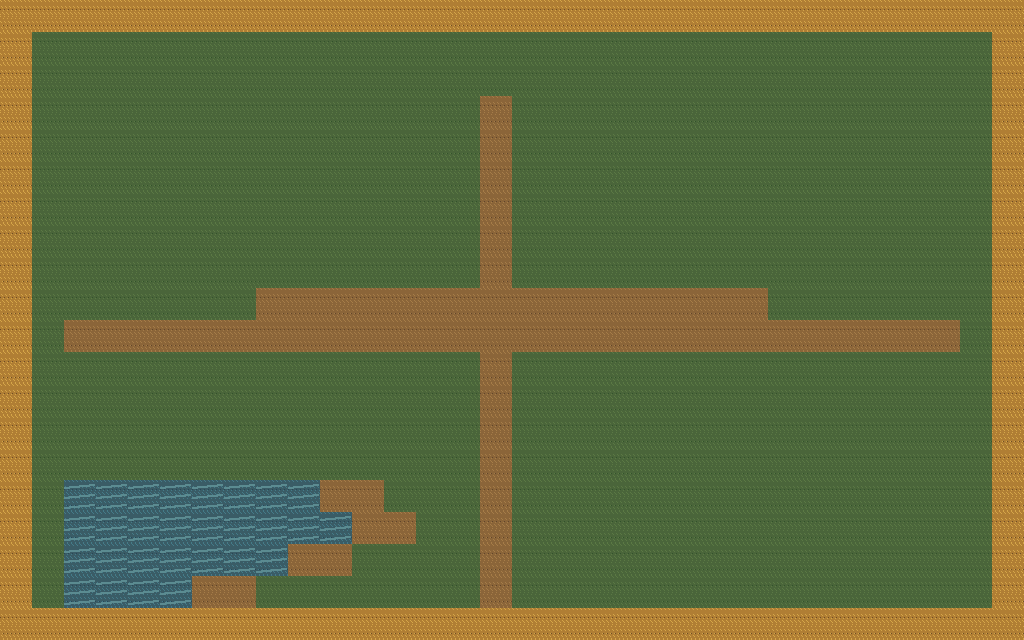

Below is a game level as drawn by its tile map, then a one-line description and the .tmx file that defines it, in full:
An orthogonal 32x20 tile map with 32x32 px tiles, 1 tile layer (terrain) and 13 objects (from_square, from_wilds_riverbank, 药师, 河桥提示, 回广场, ...).

<map version="1.10" tiledversion="1.10.2" orientation="orthogonal" renderorder="right-down" width="32" height="20" tilewidth="32" tileheight="32" infinite="0" nextlayerid="10" nextobjectid="15">
  <properties>
    <property name="areaName" value="裂隙村河岸" />
    <property name="assetId" value="tileset.chapter1_village" />
  </properties>
  <tileset firstgid="1" name="chapter1_village_tileset" tilewidth="32" tileheight="32" tilecount="8" columns="8">
    <image source="../../Assets/Tilesets/chapter1_village_tileset.png" width="256" height="32" />
  </tileset>
  <layer id="1" name="terrain" width="32" height="20">
    <data encoding="csv">
8,8,8,8,8,8,8,8,8,8,8,8,8,8,8,8,8,8,8,8,8,8,8,8,8,8,8,8,8,8,8,8,
8,1,1,1,1,1,1,1,1,1,1,1,1,1,1,1,1,1,1,1,1,1,1,1,1,1,1,1,1,1,1,8,
8,1,1,1,1,1,1,1,1,1,1,1,1,1,1,1,1,1,1,1,1,1,1,1,1,1,1,1,1,1,1,8,
8,1,1,1,1,1,1,1,1,1,1,1,1,1,1,2,1,1,1,1,1,1,1,1,1,1,1,1,1,1,1,8,
8,1,1,1,1,1,1,1,1,1,1,1,1,1,1,2,1,1,1,1,1,1,1,1,1,1,1,1,1,1,1,8,
8,1,1,1,1,1,1,1,1,1,1,1,1,1,1,2,1,1,1,1,1,1,1,1,1,1,1,1,1,1,1,8,
8,1,1,1,1,1,1,1,1,1,1,1,1,1,1,2,1,1,1,1,1,1,1,1,1,1,1,1,1,1,1,8,
8,1,1,1,1,1,1,1,1,1,1,1,1,1,1,2,1,1,1,1,1,1,1,1,1,1,1,1,1,1,1,8,
8,1,1,1,1,1,1,1,1,1,1,1,1,1,1,2,1,1,1,1,1,1,1,1,1,1,1,1,1,1,1,8,
8,1,1,1,1,1,1,1,2,2,2,2,2,2,2,2,2,2,2,2,2,2,2,2,1,1,1,1,1,1,1,8,
8,1,2,2,2,2,2,2,2,2,2,2,2,2,2,2,2,2,2,2,2,2,2,2,2,2,2,2,2,2,1,8,
8,1,1,1,1,1,1,1,1,1,1,1,1,1,1,2,1,1,1,1,1,1,1,1,1,1,1,1,1,1,1,8,
8,1,1,1,1,1,1,1,1,1,1,1,1,1,1,2,1,1,1,1,1,1,1,1,1,1,1,1,1,1,1,8,
8,1,1,1,1,1,1,1,1,1,1,1,1,1,1,2,1,1,1,1,1,1,1,1,1,1,1,1,1,1,1,8,
8,1,1,1,1,1,1,1,1,1,1,1,1,1,1,2,1,1,1,1,1,1,1,1,1,1,1,1,1,1,1,8,
8,1,4,4,4,4,4,4,4,4,2,2,1,1,1,2,1,1,1,1,1,1,1,1,1,1,1,1,1,1,1,8,
8,1,4,4,4,4,4,4,4,4,4,2,2,1,1,2,1,1,1,1,1,1,1,1,1,1,1,1,1,1,1,8,
8,1,4,4,4,4,4,4,4,2,2,1,1,1,1,2,1,1,1,1,1,1,1,1,1,1,1,1,1,1,1,8,
8,1,4,4,4,4,2,2,1,1,1,1,1,1,1,2,1,1,1,1,1,1,1,1,1,1,1,1,1,1,1,8,
8,8,8,8,8,8,8,8,8,8,8,8,8,8,8,8,8,8,8,8,8,8,8,8,8,8,8,8,8,8,8,8
    </data>
  </layer>
  <objectgroup id="2" name="spawn">
    <object id="1" name="from_square" x="896" y="320">
      <properties>
        <property name="id" value="from_square" />
      </properties>
    </object>
    <object id="2" name="from_wilds_riverbank" x="128" y="512">
      <properties>
        <property name="id" value="from_wilds_riverbank" />
      </properties>
    </object>
  </objectgroup>
  <objectgroup id="3" name="npc">
    <object id="10" name="药师" x="736" y="320">
      <properties>
        <property name="actorId" value="healer" />
        <property name="dialogId" value="healer_request" />
      </properties>
    </object>
  </objectgroup>
  <objectgroup id="4" name="encounter">
  </objectgroup>
  <objectgroup id="5" name="trigger">
    <object id="11" name="河桥提示" x="128" y="480" width="96" height="64">
      <properties>
        <property name="triggerId" value="riverside_bridge_hint" />
        <property name="action" value="dialogue:bridge_warning" />
      </properties>
    </object>
  </objectgroup>
  <objectgroup id="6" name="exit">
    <object id="3" name="回广场" x="960" y="288" width="32" height="64">
      <properties>
        <property name="targetAreaId" value="village_square" />
        <property name="targetSpawnId" value="from_riverside" />
      </properties>
    </object>
    <object id="4" name="去野外河湾" x="96" y="576" width="32" height="64">
      <properties>
        <property name="targetAreaId" value="wilds_riverbank" />
        <property name="targetSpawnId" value="from_riverside" />
      </properties>
    </object>
  </objectgroup>
  <objectgroup id="7" name="navObstacle">
    <object id="5" name="北边界" x="0" y="0" width="1024" height="32">
      <properties>
        <property name="blocksMovement" value="true" />
        <property name="blocksSight" value="true" />
      </properties>
    </object>
    <object id="6" name="南边界" x="0" y="608" width="1024" height="32">
      <properties>
        <property name="blocksMovement" value="true" />
        <property name="blocksSight" value="true" />
      </properties>
    </object>
    <object id="7" name="西边界" x="0" y="0" width="32" height="640">
      <properties>
        <property name="blocksMovement" value="true" />
        <property name="blocksSight" value="true" />
      </properties>
    </object>
    <object id="8" name="东边界" x="992" y="0" width="32" height="640">
      <properties>
        <property name="blocksMovement" value="true" />
        <property name="blocksSight" value="true" />
      </properties>
    </object>
    <object id="9" name="河岸护栏" x="256" y="448" width="544" height="32">
      <properties>
        <property name="blocksMovement" value="true" />
        <property name="blocksSight" value="true" />
      </properties>
    </object>
  </objectgroup>
  <objectgroup id="8" name="surface">
    <object id="12" name="浅水" x="64" y="480" width="256" height="96">
      <properties>
        <property name="surfaceType" value="water" />
      </properties>
    </object>
  </objectgroup>
  <objectgroup id="9" name="item">
    <object id="13" name="被水冲出的坠饰" x="320" y="416">
      <properties>
        <property name="itemId" value="river_charm" />
      </properties>
    </object>
  </objectgroup>
</map>
